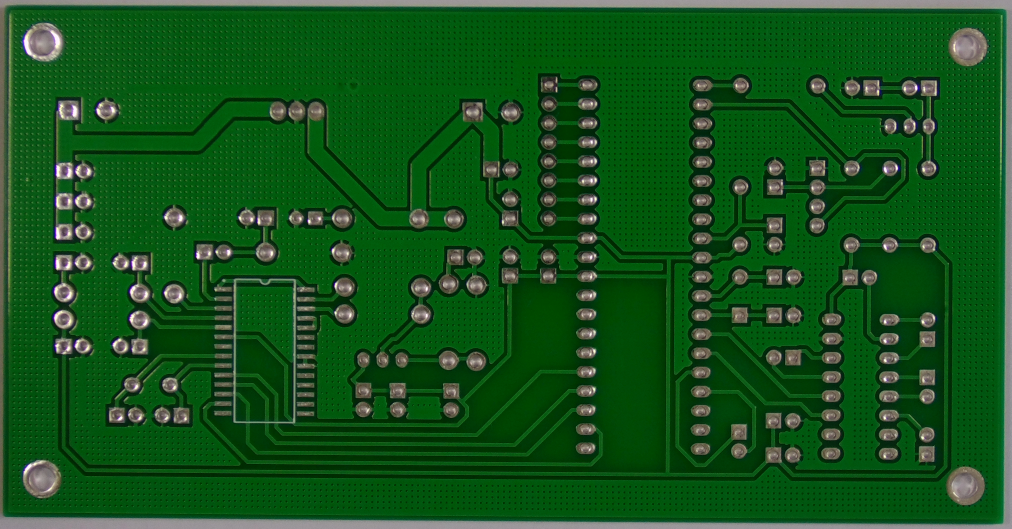
#> input picture Milestone4/golden/01.JPG, 3034 x 1586 px, found by its file name (shown at 1/3 size); the run also reads 1 picture not shown here
$ jupyter execute test.ipynb
#> lines starting #> are read from the running program, lines starting #| are printed output that depends on the picture; after the words box and inside, x2 and y2 are one past the last pixel; in counts of white or black regions, pixels touching at a corner belong together
[cell 1]
import cv2
import numpy as np
import os
import matplotlib.pyplot as plt

ROOT_DATA_DIR = os.path.join('..', 'Data', 'PCB_DATASET')
TEMPLATE_DIR = os.path.join(ROOT_DATA_DIR, 'PCB_USED')
TEST_IMAGES_DIR = os.path.join(ROOT_DATA_DIR, 'images', 'Short')

TEMPLATE_NAME = '01.JPG'
TEST_NAME = '01_short_02.JPG'

print(f"Loading Template: {os.path.join(TEMPLATE_DIR, TEMPLATE_NAME)}")
print(f"Loading Test Image: {os.path.join(TEST_IMAGES_DIR, TEST_NAME)}")

[cell 2]
template = cv2.imread(os.path.join(TEMPLATE_DIR, TEMPLATE_NAME), 0)
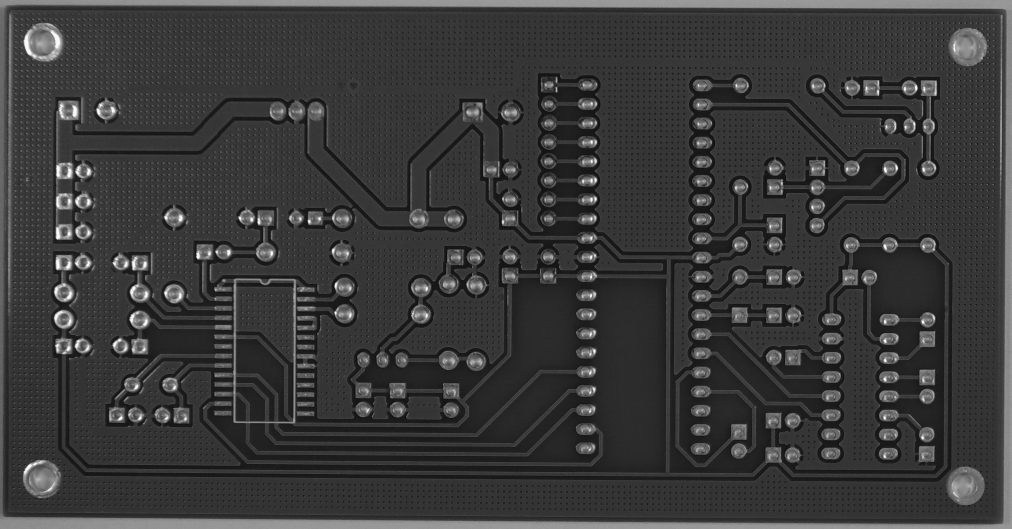
#> template: shape (1586, 3034) (shown at 1/3 size); min 5, max 254, mean 58.2
test_img = cv2.imread(os.path.join(TEST_IMAGES_DIR, TEST_NAME), 0)
#> test_img: shape (1586, 3034); min 4, max 255, mean 58.4

if template is None or test_img is None:
    raise FileNotFoundError("Error: Could not load images. Check paths and file extensions (.JPG/.jpg).")

print("Images loaded successfully.")

plt.figure(figsize=(12, 6))

plt.subplot(1, 2, 1)
plt.imshow(template, cmap='gray')
plt.title("Template (Reference)")

plt.subplot(1, 2, 2)
plt.imshow(test_img, cmap='gray')
plt.title("Test Image (Defective)")

plt.show()
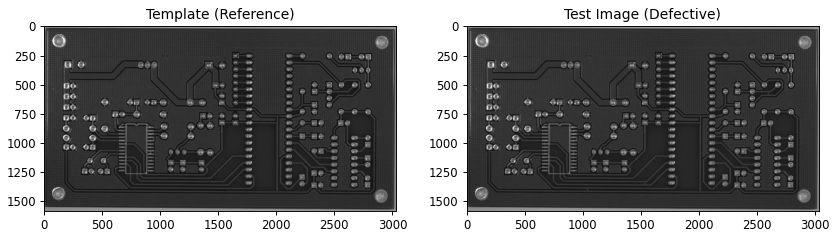
#> figure drawn by matplotlib, 2 panels

[cell 3]
orb = cv2.ORB_create(nfeatures=5000)
kp1, des1 = orb.detectAndCompute(template, None)
#> kp1 = 5000 keypoints; strongest (x, y, size): (592, 771, 77.1), (593, 773, 64.3), (170, 713, 64.3), (172, 713, 111.1)
kp2, des2 = orb.detectAndCompute(test_img, None)
#> kp2 has the same summary as kp1

bf = cv2.BFMatcher(cv2.NORM_HAMMING, crossCheck=True)
matches = bf.match(des1, des2)
#> matches = 4524 matches
matches = sorted(matches, key = lambda x:x.distance)
good_matches = matches[:50]
#> good_matches = 50 matches

points1 = np.float32([kp1[m.queryIdx].pt for m in good_matches]).reshape(-1, 1, 2)
#> points1 = 50 rows, first 8: [437, 875], [1769, 950], [2770, 514], [1049, 951], [200, 1048], [1279, 873], [2472, 510], [2659, 515]
points2 = np.float32([kp2[m.trainIdx].pt for m in good_matches]).reshape(-1, 1, 2)
#> points2 has the same summary as points1

H, mask = cv2.findHomography(points2, points1, cv2.RANSAC, 5.0)
#> H = [[1, 1.09e-15, -7.1e-13], [-2.45e-16, 1, 8.39e-13], [-3.53e-19, 5.26e-19, 1]]; mask = 50 values from 1 to 1

height, width = template.shape
#> height = 1586; width = 3034
aligned_test_img = cv2.warpPerspective(test_img, H, (width, height))

print("Image alignment complete.")

[cell 4]
difference_map = cv2.absdiff(template, aligned_test_img)

ret, defect_mask_raw = cv2.threshold(difference_map, 0, 255, cv2.THRESH_BINARY + cv2.THRESH_OTSU)
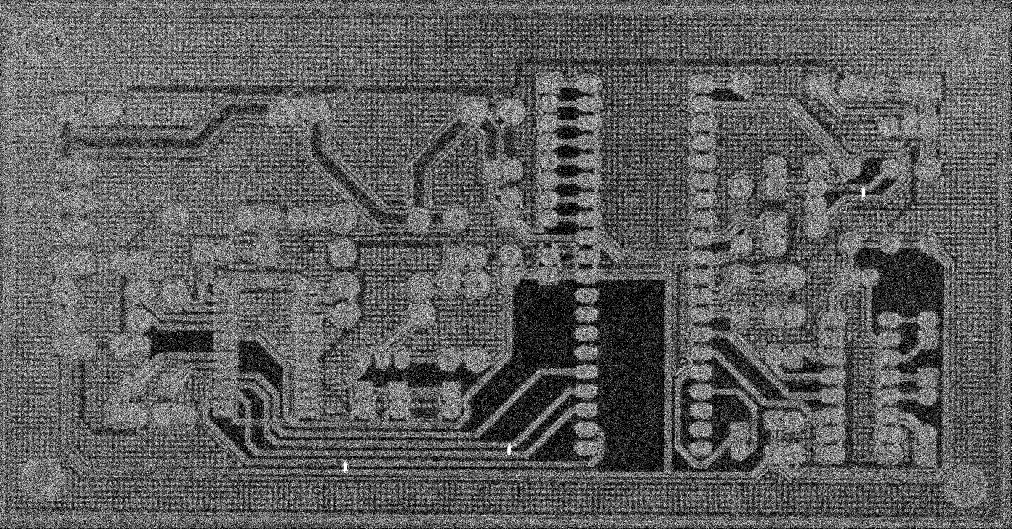
#> defect_mask_raw: shape (1586, 3034) (shown at 1/3 size); 37.1% white in thin lines or dots
#> ret = 1

kernel = np.ones((3, 3), np.uint8)
defect_mask = cv2.erode(defect_mask_raw, kernel, iterations=1)
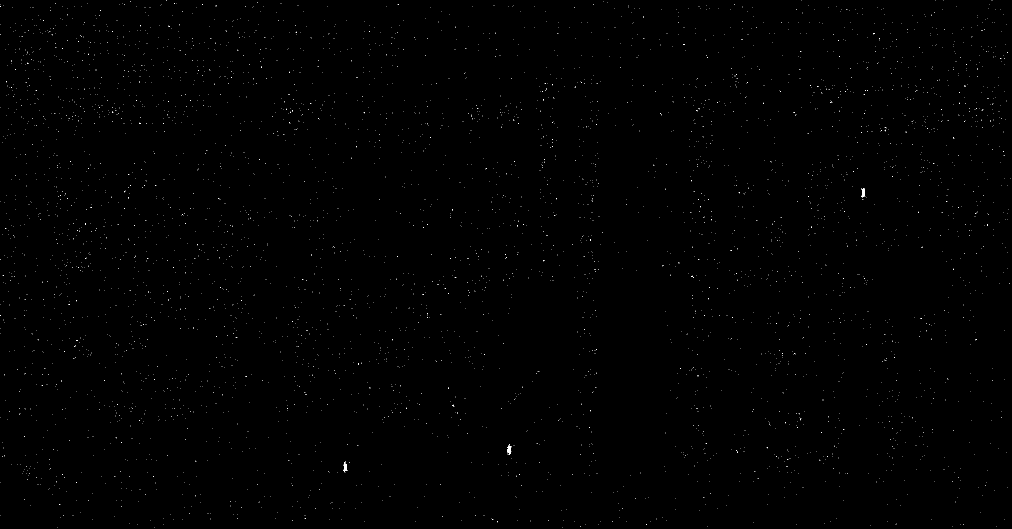
#> defect_mask: shape (1586, 3034) (shown at 1/3 size); 0.14% white in thin lines or dots
defect_mask = cv2.dilate(defect_mask, kernel, iterations=1)
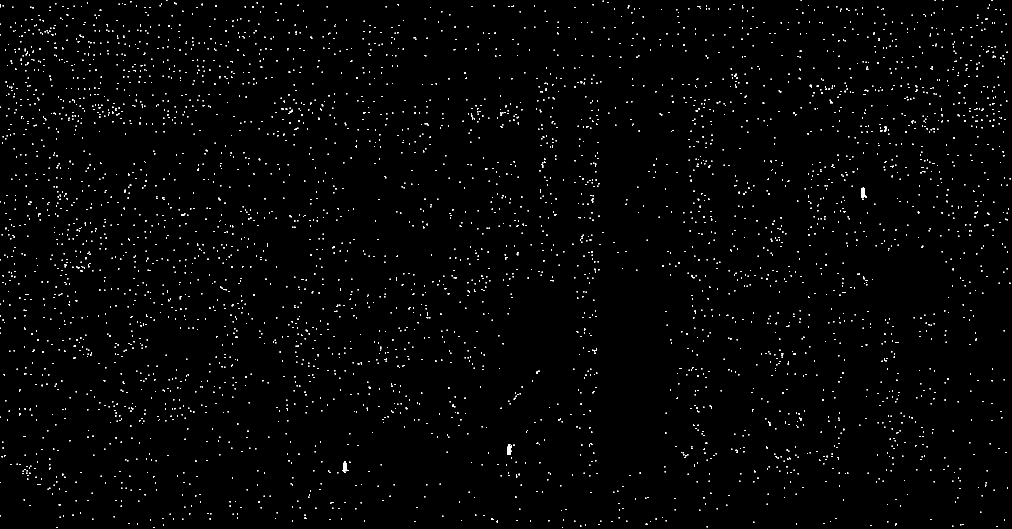
#> defect_mask: shape (1586, 3034) (shown at 1/3 size); 0.95% white; 4185 white regions (4055 under 20 px), largest, box (x1, y1, x2, y2) and area: (1028, 1383, 1045, 1419) 313, (1522, 1337, 1536, 1365) 295, (2584, 563, 2596, 594) 293

print(f"Otsu Threshold value: {ret:.2f}")
#| Otsu Threshold value: 1.00
print("Defect mask generated.")

[cell 5]
plt.figure(figsize=(15, 5))

plt.subplot(1, 3, 1)
plt.imshow(template, cmap='gray')
plt.title("Template")

plt.subplot(1, 3, 2)
plt.imshow(difference_map, cmap='gray')
plt.title("Difference Map")

plt.subplot(1, 3, 3)
plt.imshow(defect_mask, cmap='gray')
plt.title("Defect Mask")

plt.show()
